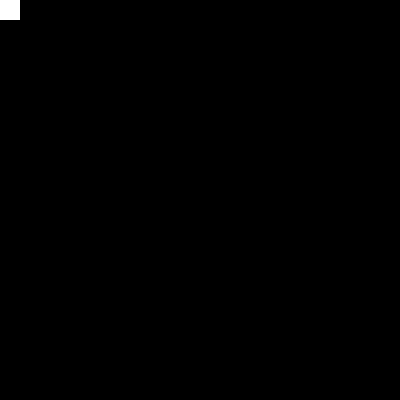
Frame 1 (no input)
Frame 60 (the mouse pressed at the canvas centre just before this capture): identical to frame 1, image omitted
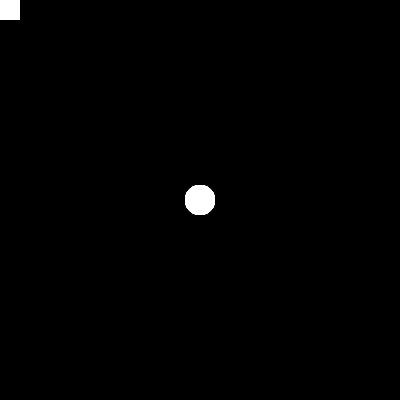
Frame 120 (the mouse held since frame 60 and released just before this capture)

The Processing sketch that drew these frames (run headless with seeded random() and noise(); from frame 60 on, the mouse is pressed at the canvas centre):

// Processing sketch: paint
// ── paint.pde
void setup() {
  size(400, 400);
   
  background(0);
  noStroke();
  fill(255);
}

void draw() {
  if (mousePressed) {
    circle(mouseX, mouseY, 30);
  } else {
    rect(mouseX, mouseY, 20, 20);
  }
}
